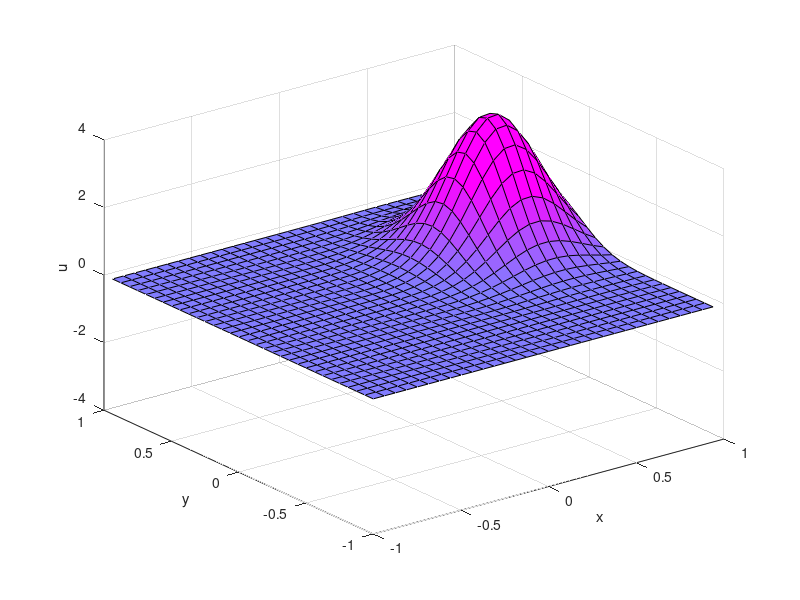

Reproduce this figure in MATLAB. (Note: this script raises an error after producing the figure.)
clc
clear
close all
tic()

%% preliminaries
colormap(cool);
m = 32;
n = m;
h = 2/m;
Int = linspace(-1,1,m+1);
Int = Int(1:(end-1));
[XX,YY] = meshgrid(Int,Int);
U_init = 4.*exp(-((XX-0.6).^2+(YY-0.2).^2)./0.1);
U_init = [reshape(U_init,m*n,1);zeros(m*n,1)];
% U = [reshape(U_init,m*n,1);zeros(m*n,1)];
delta_t = 0.001;
num_steps = 4000;
coords = [-1 1 -1 1 -4 4];
%% 

%% Fourier Stuff
K = 2*pi.*[0:(m/2)-1,(-m/2):-1];
[K1,K2] = meshgrid(K,K);
Freq_Grid = K1.^2+K2.^2;
Freq_Grid(1,1) = 1;
%%

%% Experiment

set(gcf, 'Position', [25, 25, 1600, 900])
surf(Int,Int,reshape(U_init(1:m*n),m,n))
xlabel('x')
ylabel('y')
zlabel('u')
caxis([-2 2])
axis(coords)
set(gca, 'nextplot','replacechildren', 'Visible','on');

nFrames = 471;
vidObj = VideoWriter('Wave_FD_spectral.avi');
vidObj.Quality = 100;
vidObj.FrameRate = 15;
open(vidObj);
writeVideo(vidObj, getframe(gcf));

%% 4th order Adams-Bashforth Adams-Moulton Predictor Corrector
ode_rhs_fun = @(x)Wave_RHS_spectral(x,Freq_Grid,m,n);
[U,F] = RK4_auto_start(ode_rhs_fun,U_init,delta_t);

for ii=1:num_steps
    [U,F] = ABMPC4_auto(U,F,ode_rhs_fun,delta_t);
    if mod(ii,14)==6
        surf(Int,Int,reshape(U(1:m*n),m,n))
        xlabel('x')
        ylabel('y')
        zlabel('u')
        caxis([-2 2])
        axis(coords)
        drawnow()
        writeVideo(vidObj, getframe(gcf));
    end
end
%%

%% 4th order Runge Kutta solver
% ode_rhs_fun = @(x)Wave_RHS_spectral(x,Freq_Grid,m,n);
% 
% for ii=1:num_steps
%     U = RK4_auto(U,ode_rhs_fun,delta_t);
%     if mod(ii,10)==6
%         surf(Int,Int,reshape(U(1:m*n),m,n))
%         xlabel('x')
%         ylabel('y')
%         zlabel('u')
%         axis(coords)
%         drawnow()
%         writeVideo(vidObj, getframe(gcf));
%     end
% end
%%

close(vidObj);

toc()